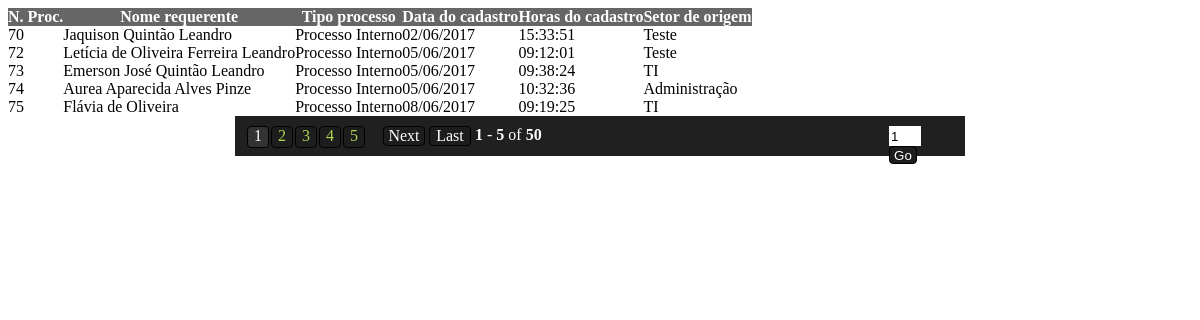
Page /frm/pesquisa.php on the committed database.
### tables this page shows
CREATE TABLE IF NOT EXISTS `proc` (
  `cod` int(11) NOT NULL AUTO_INCREMENT,
  `cod_req` int(11) NOT NULL,
  `user_id` int(11) NOT NULL,
  `tipo` varchar(2) DEFAULT NULL,
  `assunto` text,
  `descricao` varchar(50) DEFAULT NULL,
  `setor` int(11) DEFAULT NULL,
  `data` date DEFAULT NULL,
  `horas` time DEFAULT NULL,
  PRIMARY KEY (`cod`),
  KEY `cod_req` (`cod_req`),
  KEY `user_id` (`user_id`)
);

CREATE TABLE IF NOT EXISTS `req` (
  `cod` int(10) unsigned NOT NULL AUTO_INCREMENT,
  `nome` varchar(60) NOT NULL,
  `tipo` char(1) NOT NULL,
  `cpf` varchar(18) NOT NULL,
  `sexo` char(1) NOT NULL,
  `tel` varchar(14) DEFAULT NULL,
  `cel` varchar(14) DEFAULT NULL,
  `rec` varchar(14) DEFAULT NULL,
  `email` varchar(30) DEFAULT NULL,
  PRIMARY KEY (`cod`),
  UNIQUE KEY `cpf` (`cpf`)
);

CREATE TABLE IF NOT EXISTS `setor` (
  `cod_setor` int(11) NOT NULL AUTO_INCREMENT,
  `setor` varchar(50) NOT NULL DEFAULT '0',
  `responsavel` varchar(50) DEFAULT NULL,
  PRIMARY KEY (`cod_setor`)
);

### frm/pesquisa.php (the view, shortened to what this page needs)
<!DOCTYPE html>
<html lang="pt-br">
	<head>
    <link href="../lib/smartpaginator/css/smartpaginator.css" rel="stylesheet" type="text/css" />
	</head>
	<body>
<?php
require_once "../config/init.php";
$sql_query = mysqli_query($link,"SELECT p.cod, r.nome, p.tipo, DATE_FORMAT(p.data,'%d/%m/%Y') AS data, p.horas,s.setor AS setor FROM proc p, req r, setor s WHERE p.cod_req = r.cod
AND s.cod_setor = p.setor ORDER BY cod ASC");
?>
<form name="cadastro" id="cadastro" method="POST">
<table id="mt-1" cellpadding="0" cellspacing="0" border="0" class="table">
      <tr>
        <th align='center' valign='middle'  bgColor='#666666'><font color='#FFF'>N. Proc.</th>
        <th align='center' bgColor='#666666'><font color='#FFF'>Nome requerente</th>
        <th align='center' bgColor='#666666'><font color='#FFF'>Tipo processo</th>
        <th align='center' bgColor='#666666'><font color='#FFF'>Data do cadastro</th>
        <th align='center' bgColor='#666666'><font color='#FFF'>Horas do cadastro</th>
        <th align='center' bgColor='#666666'><font color='#FFF'>Setor de origem</th>
      </tr>
        <?php while ($array = mysqli_fetch_array($sql_query)) {
      if ($array["tipo"]=='PI') $ptipo = "Processo Interno";
        $cod = $array["cod"];
        $req = $array["nome"];
        $tipo = $ptipo;
        $data = $array["data"];
        $horas = $array["horas"];
        $setor = $array["setor"];
        ?>
      <tr>
        <td><?php echo $cod ?></td>
        <td><?php echo $req ?></td>
        <td><?php echo $tipo ?></td>
        <td><?php echo $data ?></td>
        <td><?php echo $horas ?></td>
        <td><?php echo $setor ?></td>
      </tr>
      <?php } ?>
    </table>
</form>
<div id="pag-1" style="margin: auto;"></div>
</body>
</html>

### rows in the picture
proc: cod "70", cod_req.nome "Jaquison Quintão Leandro", tipo "Processo Interno", data "02/06/2017", horas "15:33:51", setor.setor "Teste"
proc: cod "72", cod_req.nome "Letícia de Oliveira Ferreira Leandro", tipo "Processo Interno", data "05/06/2017", horas "09:12:01", setor.setor "Teste"
proc: cod "73", cod_req.nome "Emerson José Quintão Leandro", tipo "Processo Interno", data "05/06/2017", horas "09:38:24", setor.setor "TI"
proc: cod "74", cod_req.nome "Aurea Aparecida Alves Pinze", tipo "Processo Interno", data "05/06/2017", horas "10:32:36", setor.setor "Administração"
proc: cod "75", cod_req.nome "Flávia de Oliveira", tipo "Processo Interno", data "08/06/2017", horas "09:19:25", setor.setor "TI"
